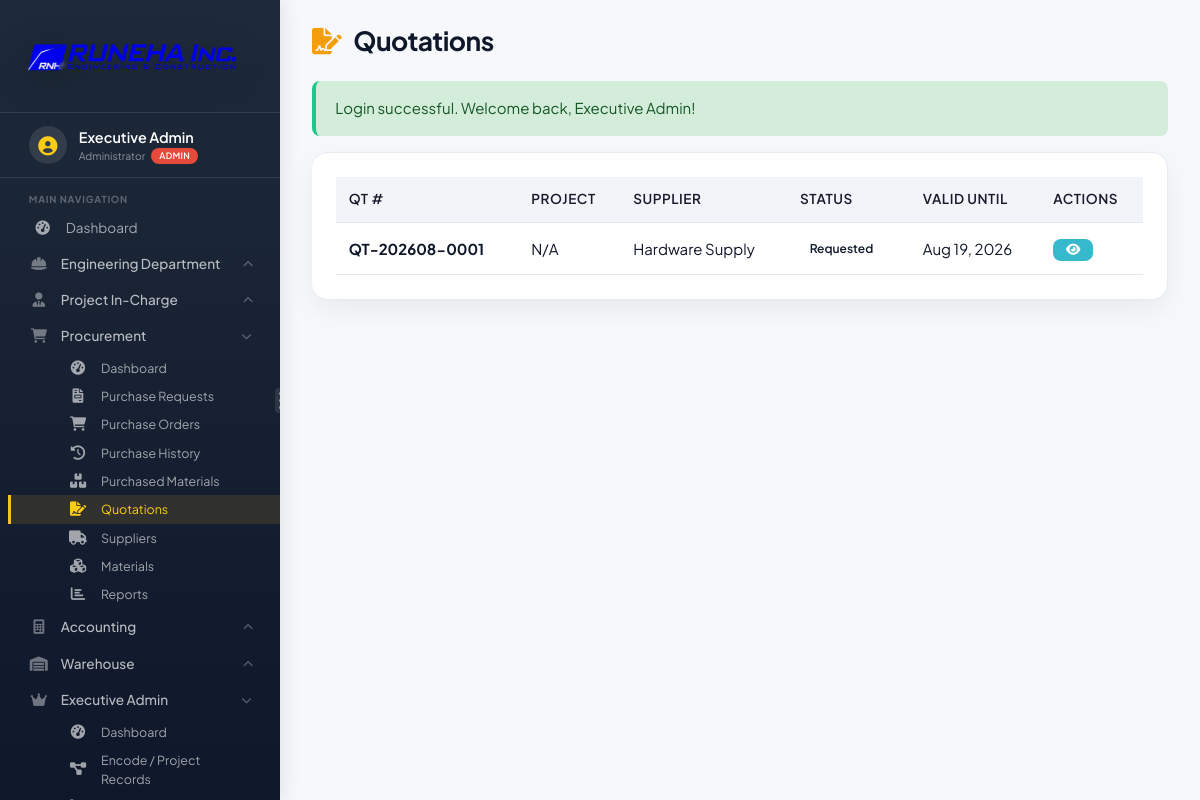
The page /modules/procurement/quotations.php (signed in) on the database its author committed.
### tables this page shows
CREATE TABLE IF NOT EXISTS `quotations` (
  `id` BIGINT UNSIGNED NOT NULL AUTO_INCREMENT,
  `quotation_number` VARCHAR(50) NOT NULL,
  `project_id` BIGINT UNSIGNED NULL,
  `supplier` VARCHAR(200) NOT NULL,
  `supplier_contact` VARCHAR(150) NULL,
  `valid_until` DATE NULL,
  `status` ENUM('requested','received','accepted','rejected') NOT NULL DEFAULT 'requested',
  `total_amount` DECIMAL(15,2) NULL,
  `notes` TEXT NULL,
  `created_by` BIGINT UNSIGNED NULL,
  `created_at` TIMESTAMP NOT NULL DEFAULT CURRENT_TIMESTAMP,
  `updated_at` TIMESTAMP NULL DEFAULT NULL ON UPDATE CURRENT_TIMESTAMP,
  PRIMARY KEY (`id`),
  UNIQUE KEY `uq_quotation_number` (`quotation_number`),
  KEY `idx_quotations_project` (`project_id`),
  KEY `idx_quotations_creator` (`created_by`),
  CONSTRAINT `fk_quotations_project` FOREIGN KEY (`project_id`) REFERENCES `projects` (`id`) ON DELETE SET NULL ON UPDATE CASCADE,
  CONSTRAINT `fk_quotations_creator` FOREIGN KEY (`created_by`) REFERENCES `users` (`id`) ON DELETE SET NULL ON UPDATE CASCADE
);

### modules/procurement/quotations.php (the view, shortened to what this page needs)
<?php
require_once '../../includes/auth.php';
$page_title = 'Quotations';
$action = $_GET['action'] ?? 'list';
$projects = $pdo->query("SELECT id, name, project_code FROM projects ORDER BY name")->fetchAll();
$quotations = [];
try {
    $query = "
        SELECT q.*, p.name as project_name, p.project_code, u.full_name as created_by_name
        FROM quotations q
        LEFT JOIN projects p ON q.project_id = p.id
        LEFT JOIN users u ON q.created_by = u.id
        ORDER BY q.created_at DESC
    ";
    $quotations = $pdo->query($query)->fetchAll();
} catch (PDOException $e) {
    $error = userDatabaseError($e);
}
$quotation_details = null;
include '../../includes/header.php';
?>
<div class="page-header">
    <h1><i class="fas fa-file-signature"></i> <?php echo $page_title; ?></h1>
</div>
<?php if (isset($_SESSION['success'])): ?>
    <div class="alert alert-success"><?php echo htmlspecialchars($_SESSION['success']); unset($_SESSION['success']); ?></div>
<?php endif; ?>
<?php if ($action === 'add' || $action === 'edit'): ?>
<div class="card">
    <h3><?php echo $action === 'add' ? 'Create New' : 'Edit'; ?> Quotation</h3>
    <form method="POST">
        <?php if ($action === 'edit'): ?>
            <input type="hidden" name="update_quotation" value="1">
            <input type="hidden" name="quotation_number" value="<?php echo htmlspecialchars($quotation_details['quotation_number']); ?>">
        <?php else: ?>
            <input type="hidden" name="add_quotation" value="1">
        <?php endif; ?>
        <div class="form-row">
            <div class="form-group">
                <label>Quotation Number</label>
                <input type="text" value="<?php echo $action === 'edit' ? htmlspecialchars($quotation_details['quotation_number']) : generateQuotationNumber(); ?>" disabled style="background:#f1f5f9;">
                <?php if ($action === 'add'): ?>
                    <input type="hidden" name="quotation_number" value="<?php echo generateQuotationNumber(); ?>">
                <?php endif; ?>
            </div>
            <div class="form-group">
                <label>Project</label>
                <select name="project_id">
                    <option value="">No Project</option>
                    <?php foreach ($projects as $project): ?>
                        <option value="<?php echo $project['id']; ?>" <?php echo ($quotation_details['project_id'] ?? 0) == $project['id'] ? 'selected' : ''; ?>>
                            <?php echo htmlspecialchars($project['project_code'] . ' - ' . $project['name']); ?>
                        </option>
                    <?php endforeach; ?>
                </select>
            </div>
        </div>
        <div class="form-row">
            <div class="form-group">
                <label class="required">Supplier</label>
                <input type="text" name="supplier" required value="<?php echo htmlspecialchars($quotation_details['supplier'] ?? ''); ?>">
            </div>
            <div class="form-group">
                <label>Supplier Contact</label>
                <input type="text" name="supplier_contact" value="<?php echo htmlspecialchars($quotation_details['supplier_contact'] ?? ''); ?>">
            </div>
        </div>
        <div class="form-row">
            <div class="form-group">
                <label>Valid Until</label>
                <input type="date" name="valid_until" value="<?php echo $quotation_details['valid_until'] ?? ''; ?>">
            </div>
            <div class="form-group">
                <label>Status</label>
                <select name="status">
                    <option value="requested" <?php echo ($quotation_details['status'] ?? '') == 'requested' ? 'selected' : ''; ?>>Requested</option>
                    <option value="received" <?php echo ($quotation_details['status'] ?? '') == 'received' ? 'selected' : ''; ?>>Received</option>
                    <option value="accepted" <?php echo ($quotation_details['status'] ?? '') == 'accepted' ? 'selected' : ''; ?>>Accepted</option>
                    <option value="rejected" <?php echo ($quotation_details['status'] ?? '') == 'rejected' ? 'selected' : ''; ?>>Rejected</option>
                </select>
            </div>
        </div>
        <div class="form-group">
            <label>Notes</label>
            <textarea name="notes" rows="3"><?php echo htmlspecialchars($quotation_details['notes'] ?? ''); ?></textarea>
        </div>
        <div style="margin-top:1.5rem;">
            <button type="submit" class="btn btn-primary"><i class="fas fa-save"></i> <?php echo $action === 'add' ? 'Create' : 'Update'; ?> Quotation</button>
            <a href="quotations.php" class="btn btn-secondary">Cancel</a>
        </div>
    </form>
</div>
<?php else: ?>
<div class="card">
    <div class="table-responsive">
        <table class="table" id="quotationTable">
            <thead>
                <tr>
                    <th onclick="sortTable('quotationTable', 0)">QT #</th>
                    <th onclick="sortTable('quotationTable', 1)">Project</th>
                    <th onclick="sortTable('quotationTable', 2)">Supplier</th>
                    <th onclick="sortTable('quotationTable', 3)">Status</th>
                    <th onclick="sortTable('quotationTable', 4)">Valid Until</th>
                    <th>Actions</th>
                </tr>
            </thead>
            <tbody>
                <?php if (empty($quotations)): ?>
                    <tr>
                        <td colspan="6" style="text-align:center;color:#94a3b8;padding:2rem;">No quotations found.</td>
                    </tr>
                <?php else: ?>
                    <?php foreach ($quotations as $qt): ?>
                    <tr>
                        <td><strong><?php echo htmlspecialchars($qt['quotation_number']); ?></strong></td>
                        <td><?php echo htmlspecialchars($qt['project_name'] ?? 'N/A'); ?></td>
                        <td><?php echo htmlspecialchars($qt['supplier']); ?></td>
                        <td><span class="badge badge-<?php echo $qt['status']; ?>"><?php echo ucfirst($qt['status']); ?></span></td>
                        <td><?php echo $qt['valid_until'] ? date('M d, Y', strtotime($qt['valid_until'])) : 'N/A'; ?></td>
                        <td>
                            <a href="?action=view&id=<?php echo $qt['id']; ?>" class="btn btn-sm btn-info"><i class="fas fa-eye"></i></a>
                        </td>
                    </tr>
                    <?php endforeach; ?>
                <?php endif; ?>
            </tbody>
        </table>
    </div>
</div>
<?php endif; ?>
<?php include '../../includes/footer.php'; ?>

### assets/css/style.css (style rules this page uses)
:root { --navy: #1e2a3a; --navy-dark: #0f172a; --amber: #f59e0b; --off-white: #f8fafc; --border: #e2e8f0; --muted: #64748b; --shadow: 0 4px 12px rgba(15, 23, 42, 0.06); --radius: 16px; --text-title: 1.65rem; --text-card: 1.05rem; --text-stat: 1.85rem; --text-label: 0.8rem; }
* { margin: 0; padding: 0; box-sizing: border-box; }
body { font-family: 'Segoe UI', Tahoma, Geneva, Verdana, sans-serif; background: var(--off-white); color: var(--navy-dark); min-height: 100vh; font-size: 15px; line-height: 1.5; }
h1, h2, h3 { color: var(--navy-dark); font-weight: 700; line-height: 1.25; }
h1 { font-size: var(--text-title); letter-spacing: -0.03em; }
.btn { display: inline-flex; align-items: center; gap: 0.5rem; padding: 0.6rem 1.2rem; border: none; border-radius: 8px; font-size: 0.9rem; font-weight: 600; cursor: pointer; text-decoration: none; transition: all 0.2s ease; }
.btn-sm { padding: 0.3rem 0.8rem; font-size: 0.8rem; }
.btn-info { background: #36b9cc; color: white; }
.card { background: #ffffff; border-radius: 16px; padding: 1.5rem; box-shadow: var(--shadow); margin-bottom: 1.5rem; }
.table-responsive { overflow-x: auto; }
.table { width: 100%; border-collapse: collapse; }
.table th, .table td { padding: 0.8rem; text-align: left; border-bottom: 1px solid var(--border); }
.table th { background: #f1f5f9; font-weight: 600; color: #1a1a2e; font-size: 0.85rem; text-transform: uppercase; letter-spacing: 0.5px; }
.badge { display: inline-block; padding: 0.2rem 0.6rem; border-radius: 20px; font-size: 0.75rem; font-weight: 600; }
.alert { padding: 1rem 1.2rem; border-radius: 8px; margin-bottom: 1rem; border-left: 4px solid transparent; }
.alert-success { background: #d4edda; color: #155724; border-left-color: #1cc88a; }
.page-header { display: flex; justify-content: space-between; align-items: center; margin-bottom: 1.5rem; flex-wrap: wrap; gap: 1rem; }
.page-header h1 { font-size: 1.65rem; color: var(--navy-dark); margin: 0; letter-spacing: -0.02em; }
.page-header h1 i { color: #f59e0b; margin-right: 0.5rem; }
:root { --off-white: #f6f8fb; --shadow: 0 10px 28px rgba(15, 23, 42, 0.06); --shadow-hover: 0 16px 34px rgba(15, 23, 42, 0.1); --success: #16a085; --danger: #e76f51; --info: #4f8cc9; }
body { font-family: 'Plus Jakarta Sans', 'Segoe UI', Tahoma, sans-serif; background: var(--off-white); }
.card, .stat-card, .quick-action { border: 1px solid rgba(226, 232, 240, 0.8); border-left: 0; border-radius: 16px; box-shadow: var(--shadow); }

### rows shown on the page
quotations: quotation_number "QT-202608-0001", project_name "N/A", supplier "Hardware Supply", status "Requested", valid_until "Aug 19, 2026"

### other values the page prints
$_SESSION['full_name'] "Executive Admin"
getDepartmentName($department) "Administrator"
$page_title "Quotations"
$_SESSION['success'] "Login successful. Welcome back, Executive Admin!"
